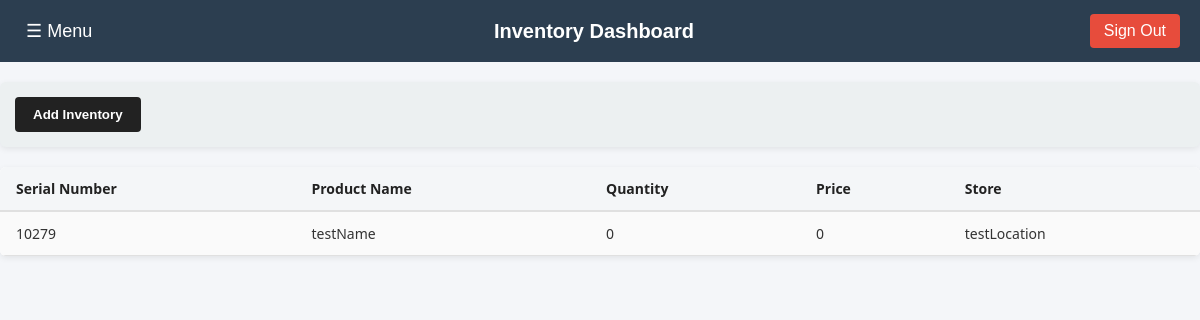
Before: /userHome with the older database file.
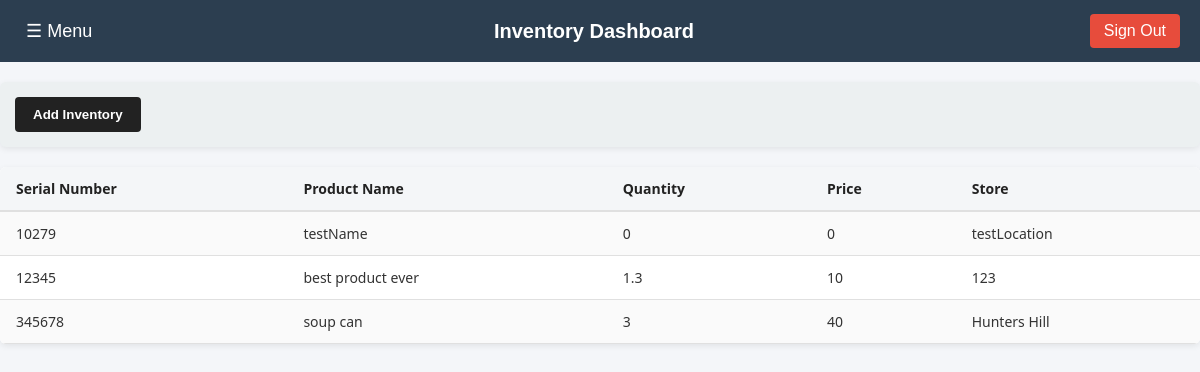
After: the same page with the newer database file.
### tables this page shows
CREATE TABLE INVENTORY ( UNIQUE_SERIAL_NUMBER INTEGER PRIMARY KEY AUTOINCREMENT,
                                                                Serial_Number INT,
                                                                Store varchar(50),
                                                                Product_Name varchar(100),
                                                                Quantity INT,
                                                                Price DECIMAL(10,2), 
                                                                Average_Stock INT);

### app.py (the view)
@app.route("/userHome", methods=["GET", "POST"])
def inventory_table():
    item = get_inventory_table()
    return render_template("userHome.html", item=item)

### app.py (called while the page is built)
def get_inventory_table():
    conn = sqlite3.connect("LoginData.db")
    cursor = conn.cursor()
    cursor.execute("SELECT * FROM INVENTORY;")
    row = cursor.fetchall()
    conn.close()
    return row

### templates/userHome.html (shortened to what this page needs)
<!DOCTYPE html>
<html lang="en">
<head>
</head>
<body>
  <div class="topnav">
    <button class="menu-btn" onclick="openSidebar()">☰ Menu</button>
    <h1>Inventory Dashboard</h1>
    <a href="/" class="signout-btn">Sign Out</a>
  </div>
<div class="add-bar">
  <form action="{{url_for('addInventory')}}" method="get">
  <button id="addNewInventory"> Add Inventory</button>
  </form>
</div>
  <div class="table-container">
    <table>
      <tr>
          <th>Serial Number</th>
          <th>Product Name</th>
          <th>Quantity</th>
          <th>Price</th>
          <th>Store</th>
      </tr>
      {% for row in item %}
      <tr>
          <td>{{ row[1] }}</td>
          <td>{{ row[3] }}</td>
          <td>{{ row[5] }}</td>
          <td>{{ row[4] }}</td>
          <td>{{ row[2] }}</td>
      </tr>
      {% endfor %}
    </table>
  </div>
</body>
</html>

### templates/userHome.html (style rules this page uses)
.table-container { width: 100%; overflow-x: auto; margin: 20px 0; border-radius: 6px; box-shadow: 0 2px 6px rgba(0,0,0,0.08); }
table { width: 100%; border-collapse: collapse; font-family: "Segoe UI", Tahoma, sans-serif; font-size: 14px; color: #333; background-color: #fff; }
table th { text-align: left; padding: 12px 16px; font-weight: 600; color: #222; background: #f4f6f8; border-bottom: 2px solid #e0e0e0; cursor: pointer; position: relative; }
table tr { border-bottom: 1px solid #e0e0e0; }
table tr:nth-child(even) { background-color: #fafafa; }
table td { padding: 12px 16px; vertical-align: middle; }
body { margin: 0; font-family: Arial, sans-serif; background-color: #f4f6f9; }
.topnav { background-color: #2c3e50; color: white; padding: 14px 20px; display: flex; justify-content: space-between; align-items: center; }
.topnav h1 { margin: 0; font-size: 20px; }
.menu-btn { background: none; border: none; color: white; font-size: 18px; cursor: pointer; }
.signout-btn { background-color: #e74c3c; border: none; color: white; padding: 8px 14px; border-radius: 4px; cursor: pointer; text-decoration: none; display: inline-block; }
.add-bar { background-color: #ecf0f1; padding: 15px; margin: 20px 0; border-radius: 6px; box-shadow: 0 2px 6px rgba(0,0,0,0.08); }
.add-bar button { background-color: #222; color: white; border: none; padding: 10px 18px; border-radius: 4px; cursor: pointer; font-weight: bold; }

Changed rows visible on the page:
added INVENTORY: Serial_Number "12345", Product_Name "best product ever", Price "1.3", Quantity "10", Store "123"
added INVENTORY: Serial_Number "345678", Product_Name "soup can", Price "3", Quantity "40", Store "Hunters Hill"
